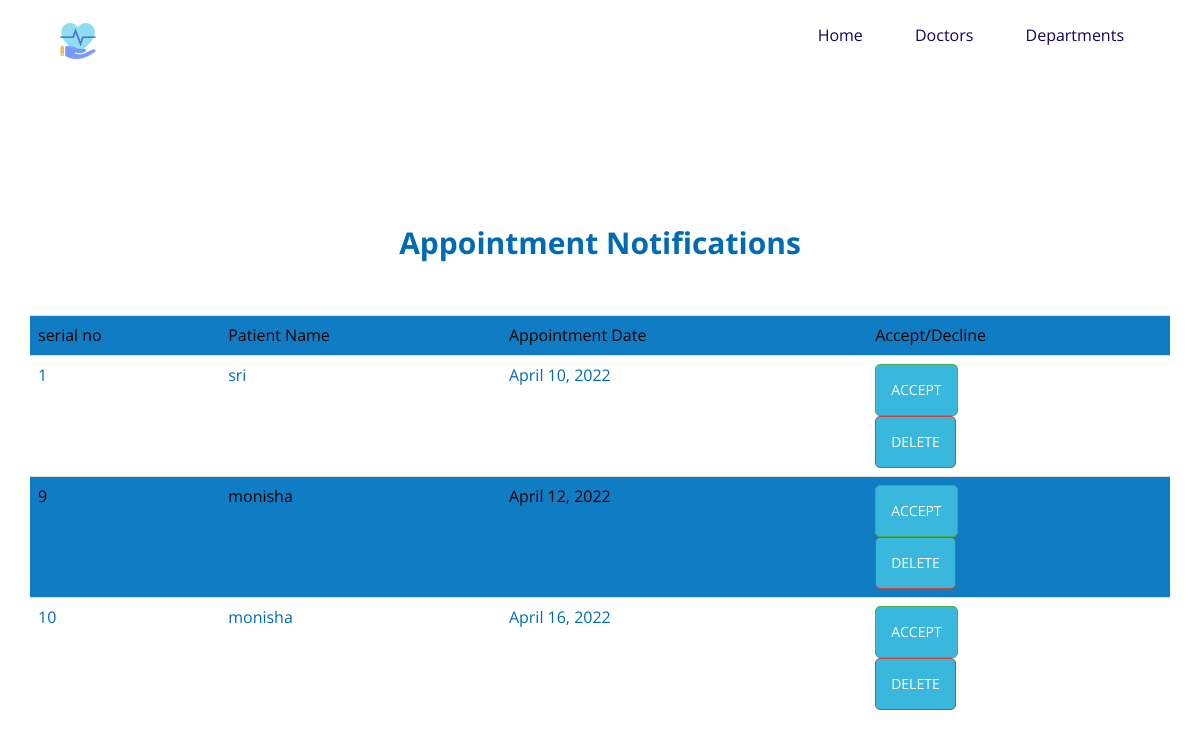
The page /appointment_request/5 on the database its author committed.
### medicen_app/models.py (models this page shows, shortened)
class Appointments(models.Model):
    doctor = models.ForeignKey(Doctor, on_delete=models.CASCADE)
    patient = models.ForeignKey(Patient, on_delete=models.CASCADE)
    date = models.DateField(auto_now_add=False)
    accepted = models.BooleanField()
    checked = models.BooleanField()

class Patient(models.Model):
    patient = models.ForeignKey(User, on_delete=models.CASCADE,null=True)
    email = models.EmailField()
    phone = models.BigIntegerField()

### medicen_app/views.py (the view)
# urls.py: path("appointment_request/<int:id>",appointment_request,name="appointment_request"),
def appointment_request(request,id):
    user = User.objects.get(id=id)
    doctor = Doctor.objects.get(doctor=user)
    appointments = Appointments.objects.filter(doctor=doctor,accepted=False)
    return render(request,"doctor/acceptdecline.html",{'appointments':appointments})

### medicen_app/templates/doctor/acceptdecline.html (shortened to what this page needs)
{% load static %}
<!DOCTYPE html>
<html>
<head>
    <link rel="stylesheet" href="https://maxcdn.bootstrapcdn.com/bootstrap/3.3.5/css/bootstrap.min.css">
  <link rel="stylesheet" href="{% static 'css/reset.css' %}">
  <link rel="stylesheet" href="{% static 'css/style.css' %}">
  <link rel="stylesheet" href="{% static 'css/demo.css' %}">
  <link rel="stylesheet" href="https://cdnjs.cloudflare.com/ajax/libs/font-awesome/4.7.0/css/font-awesome.min.css">
  <link rel="stylesheet" href="{% static 'css/contact.css' %}">
</head>
<header class="cd-header">
  <div class="cd-header__logo"><a href="#0"><img src="{% static 'assets/care.png' %}" alt="Logo" class="LogoPic"></a></div>
  <nav class="cd-header__nav js-cd-header__nav">
    <ul>
      <li><a href="{% url 'doctor_index' %}">Home</a></li>
          <li><a href="{% url 'doctors' %}">Doctors</a></li>
          <li><a href="{% url 'services' %}">Departments</a></li>
    </ul>
  </nav>
</header>
<div class="container ">
    <div style="margin-top:20%; text-align: center;" >
        <h1 style="font-weight:bold; font-size:30px">Appointment Notifications</h1>
    </div>
    {% if appointments %}
<table class="table table-striped" style="margin-top:5%">
  <tr>
      <th>serial no</th>
      <th>Patient Name</th>
      <th>Appointment Date</th>
      <th>Accept/Decline</th>
  </tr>
  {% for i in appointments %}
  <tr>
      <td>{{i.id}}</td>
      <td>{{ i.patient.patient.username }}</td>
      <td>{{ i.date }}</td>
      <td><form method="POST" action="{% url 'completetodo' i.id %}">
        <button id="delete" class="btn btn-success" type="submit">Accept</button>
    </form>
    <form method="POST" action="{% url 'deletetodo' i.id %}">
        <button id="delete" class="btn btn-danger" type="submit">Delete</button>
    </form></td>
  </tr>
  {% endfor %}
</table>
{% else %}
    <div class="text-center"><br><br><br><br>
        <h2>Looks like you have no appointment request !</h2>
    </div>
    {% endif %}
</div><br /><br />
</body>
</html>

### medicen_app/static/css/style.css (style rules this page uses)
*, *::after, *::before { -webkit-box-sizing: border-box; box-sizing: border-box; }
html { font-size: 62.5%; }
a { color: #d44457; text-decoration: none; }
img, video { max-width: 100%; }
.cd-header { position: absolute; z-index: 2; top: 0; left: 0; width: 100%; height: 50px; background-color:#006bb3 ; }
@media only screen and (min-width: 768px) { .cd-header { height: 70px; background-color: transparent; } }
.cd-header__logo { float: left; margin: 13px 0 0 5%; width: 3%; height: 3%; }
.cd-header__logo img { display: block; }
@media only screen and (min-width: 768px) { .cd-header__logo { margin: 23px 0 0 5%; } }
.cd-header__nav { float: right; margin-right: 5%; width: 44px; height: 100%; background: url("../assets/cd-icon-menu.svg") no-repeat center center; }
.cd-header__nav ul { position: absolute; top: 0; left: 0; width: 100%; -webkit-transform: translateY(-100%); -ms-transform: translateY(-100%); transform: translateY(-100%); }
.cd-header__nav a { display: block; height: 50px; line-height: 50px; padding-left: 5%; background: #006bb3; border-top: 1px solid #71bdff; color: #130061; }
@media only screen and (min-width: 768px) { .cd-header__nav { width: auto; height: auto; background: none; } }
@media only screen and (min-width: 768px) { .cd-header__nav ul { position: static; width: auto; -webkit-transform: translateY(0); -ms-transform: translateY(0); transform: translateY(0); line-height: 70px; } }
@media only screen and (min-width: 768px) { .cd-header__nav li { display: inline-block; margin-left: 1em; } }
@media only screen and (min-width: 768px) { .cd-header__nav a { display: inline-block; height: auto; line-height: normal; background: transparent; padding: .6em 1em; border-top: none; } }

### medicen_app/static/css/contact.css (style rules this page uses)
.btn { background: #39b7dd; text-align: center; padding: 15px; border-radius: 5px; color: #fff; cursor: pointer; text-transform: uppercase; }

### medicen_app/templates/doctor/acceptdecline.html (style rules this page uses)
.table-striped>tbody>tr:nth-child(odd)>td, .table-striped>tbody>tr:nth-child(odd)>th { background-color: #0f7cc4; color: black; }

### rows shown on the page
Appointments: id "1", patient.patient.username "sri", date "April 10, 2022"
Appointments: id "9", patient.patient.username "monisha", date "April 12, 2022"
Appointments: id "10", patient.patient.username "monisha", date "April 16, 2022"
